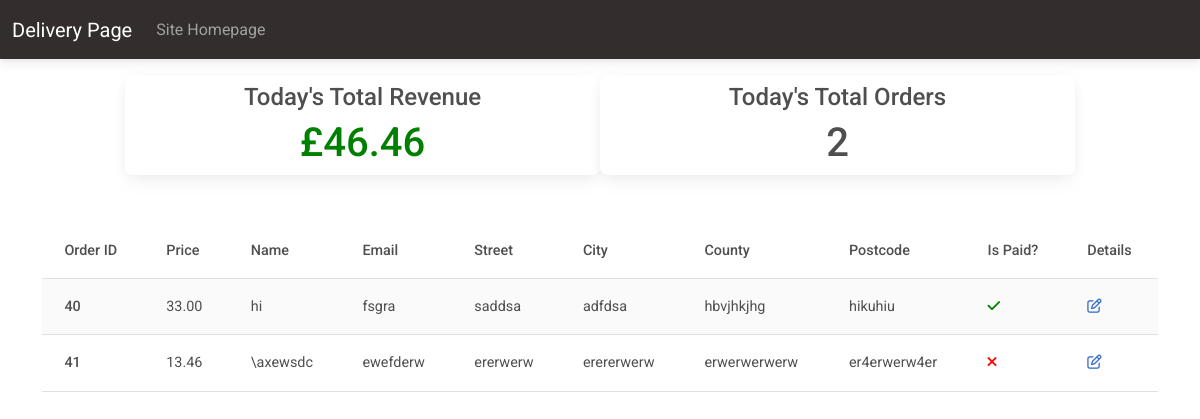
Page /cafe/dashboard/ (signed in) on the earlier database version.
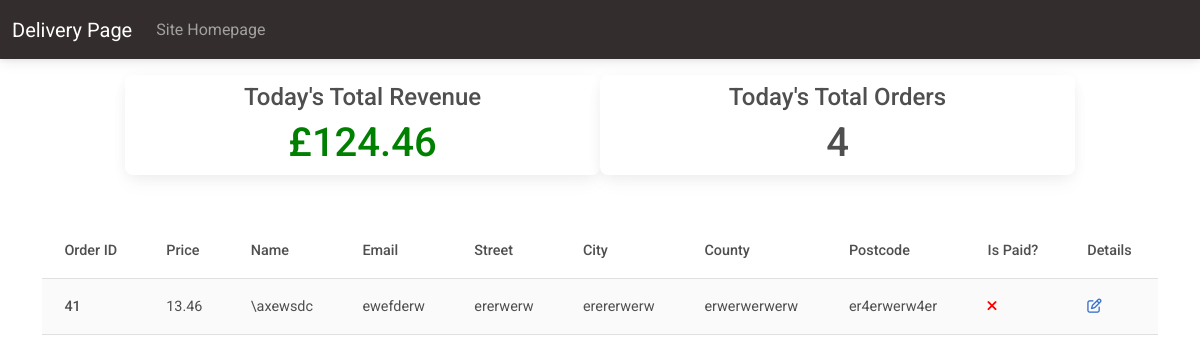
Same page on the later database version.
### customer/models.py (models this page shows, shortened)
class OrderModel(models.Model):
    created_on = models.DateTimeField(auto_now_add=True)
    price = models.DecimalField(max_digits=7, decimal_places=2)
    items = models.ManyToManyField('MenuItem', related_name='order', blank=True)
    name = models.CharField(max_length=50, blank=True)
    email = models.CharField(max_length=50, blank=True)
    street = models.CharField(max_length=50, blank=True)
    city = models.CharField(max_length=50, blank=True)
    county = models.CharField(max_length=15, blank=True)
    post_code = models.CharField(max_length=15, blank=True, null=True)
    is_paid = models.BooleanField(default=False)
    is_shipped = models.BooleanField(default=False)

### cafe/views.py (the view)
# urls.py: path('dashboard/', Dashboard.as_view(), name='dashboard'),
class Dashboard(LoginRequiredMixin, UserPassesTestMixin, View):
    def get(self, request, *args, **kwargs):
        today = datetime.today()
        orders = OrderModel
        orders = OrderModel.objects.filter(
            created_on__year=today.year, created_on__month=today.month, created_on__day=today.day)
        unshipped_orders = []
        total_revenue = 0
        for order in orders:
            total_revenue += order.price
            if not order.is_shipped:
                unshipped_orders.append(order)
        context = {
            'orders': unshipped_orders,
            'total_revenue': total_revenue,
            'total_orders': len(orders),
        }
        return render(request, 'cafe/dashboard.html', context)
    def test_func(self):
        return self.request.user.groups.filter(name='Staff').exists()

### cafe/templates/cafe/dashboard.html
{% extends 'cafe/base.html' %}
{% block content %}
    <div class="container">
        <div class="row justify-content-center mt-3">
            <div class="card col-md-5 mr-3">
                <h4 class="text-center pt-2">Today's Total Revenue</h4>
                <h1 class="text-center" style="color: green;">£{{ total_revenue }}</h1>
            </div>
            <div class="card col-md-5 mr-3">
                <h4 class="text-center pt-2">Today's Total Orders</h4>
                <h1 class="text-center" style="color: #ad003;">{{ total_orders }}</h1>
            </div>
        </div>
        <div class="row justify-content-center">
            <div class="col-md-12 mt-5">
                <table class="table table-hover table-striped">
                    <thead>
                        <tr>
                            <th scrope="col">Order ID</th>
                            <th scrope="col">Price</th>
                            <th scrope="col">Name</th>
                            <th scrope="col">Email</th>
                            <th scrope="col">Street</th>
                            <th scrope="col">City</th>
                            <th scrope="col">County</th>
                            <th scrope="col">Postcode</th>
                            <th scrope="col">Is Paid?</th>
                            <th scrope="col">Details</th>
                        </tr>
                    </thead>
                    <tbody>
                        {% for order in orders %}
                        <tr>
                            <th scrope="row">{{ order.pk }}</th>
                            <td>{{ order.price }}</td>
                            <td>{{ order.name }}</td>
                            <td>{{ order.email }}</td>
                            <td>{{ order.street }}</td>
                            <td>{{ order.city }}</td>
                            <td>{{ order.county }}</td>
                            <td>{{ order.post_code }}</td>
                            <td>
                                {% if order.is_paid %}
                                <i style="color: green;" class="fas fa-check"></i>
                                {% else %}
                                <i style="color: red;" class="fas fa-times"></i>
                                {% endif %}
                            </td>
                            <td><a href="{% url 'order-details' order.pk %}"><i class="far fa-edit"></i></a></td>
                        </tr>
                        {% endfor %}
                    </tbody>
                </table>
            </div>
        </div>
    </div>
{% endblock content %}

Differences in the rows shown:
no longer on this page (row edited): OrderModel: pk "40", price "33.00", name "hi", email "fsgra", street "saddsa", city "adfdsa", county "hbvjhkjhg", post_code "hikuhiu", is_paid True (drawn)
Other differences:
{{ total_revenue }}: "46.46" → "124.46"
{{ total_orders }}: "2" → "4"
